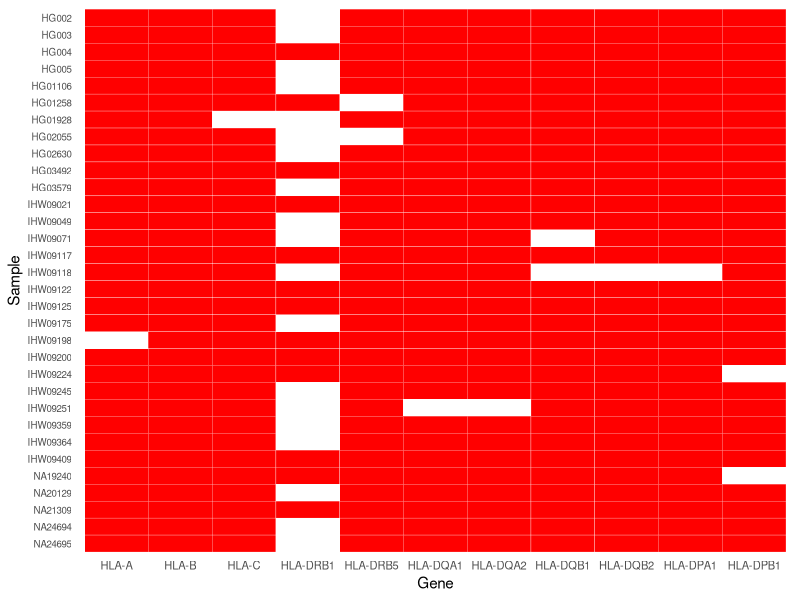
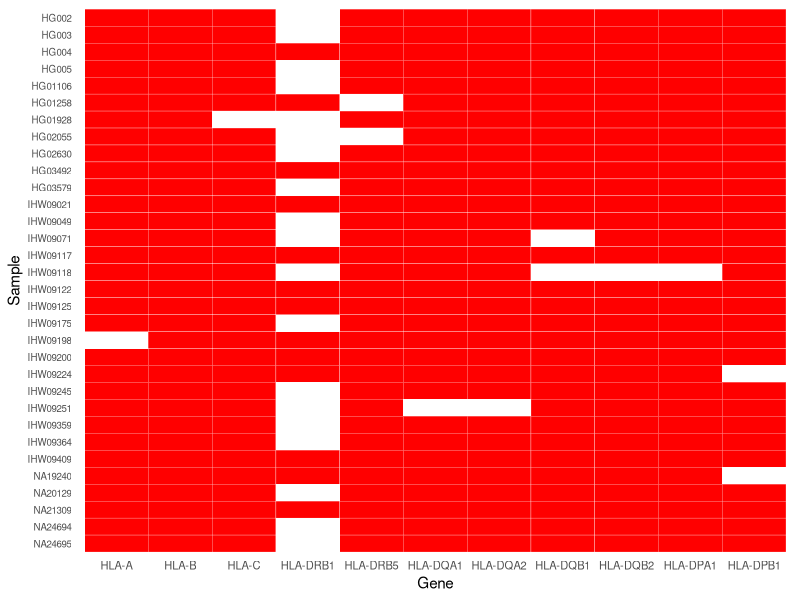
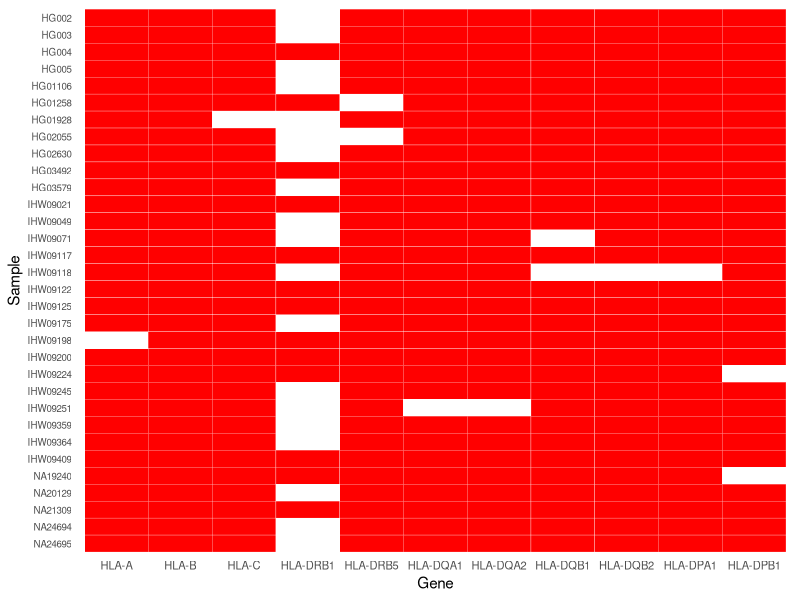

These charts were generated, in order, by the following R code:
library(tidyr)
library(ggplot2)
library(dplyr)

setwd("/Users/matt/Documents/GitHub/mhc/scripts/visualizations/phase_heat_map/")

# Load heatmap data
#data <- read.csv("phase_map_hiphase.csv", header = TRUE, stringsAsFactors = FALSE)
data <- read.csv("whatshap_phase_map.csv", header = TRUE, stringsAsFactors = FALSE)
colnames(data) <- gsub("\\.", "-", colnames(data))  # Replace dots with dashes

# Convert samples and genes into factors to preserve order
sample_order <- rev(data$sample)  # Reverse sample order
gene_order <- colnames(data)[-1]  # Keep gene order

df_long <- pivot_longer(
  data,
  cols = -sample,       
  names_to = "Gene",    
  values_to = "Value"   
)

df_long$sample <- factor(df_long$sample, levels = sample_order)
df_long$Gene <- factor(df_long$Gene, levels = gene_order)

# Load incomplete.csv and format labels
#incomplete <- read.csv("incomplete.csv", header = TRUE, stringsAsFactors = FALSE)
#incomplete$label <- paste0(incomplete$num_haploblocks, " (", incomplete$prop_phased, ")")

# Merge `incomplete.csv` with `df_long` while preserving order
#df_long <- df_long %>%
  #left_join(incomplete, by = c("sample", "Gene" = "gene")) %>%
  #mutate(label = ifelse(Value == 0, label, NA))  # Only label missing/0 tiles

# Ensure factor levels remain correct after merge
df_long$sample <- factor(df_long$sample, levels = sample_order)
df_long$Gene <- factor(df_long$Gene, levels = gene_order)

# Plot heatmap
figure <- ggplot(df_long, aes(x = Gene, y = sample, fill = Value)) +
  geom_tile(color = "white") +
  scale_fill_gradient(low = "white", high = "red", na.value = "white") +
  #geom_text(aes(label = label), size = 3, na.rm = TRUE) +  # Add text only to missing/0 tiles
  theme_minimal() +
  theme(
    axis.text.x = element_text(size = 8),
    axis.text.y = element_text(size = 7),
    axis.ticks = element_blank(),
    panel.grid = element_blank(),
    legend.position = "none"
  ) +
  labs(
    x = "Gene",
    y = "Sample"
  )

print(figure)

# Save the figure
ggsave(filename = "hiphase_heat_map.pdf", plot = figure)
ggsave(filename = "hiphase_heat_map.png", plot = figure)
#ggsave(filename = "whatshap_heat_map.pdf", plot = figure)
#ggsave(filename = "whatshap_heat_map.png", plot = figure)

# Load necessary library
library(dplyr)

# Example data (assuming 'data' is already loaded)
# Convert all non-sample columns to numeric if needed
data_numeric <- data %>% select(-sample)

# Count zeros per row
zero_counts <- rowSums(data_numeric == 0)

# Count occurrences
all_ones <- sum(zero_counts == 0)  # Samples with all 1s
one_zero <- sum(zero_counts == 1)  # Samples with exactly one zero
two_zeros <- sum(zero_counts == 2)  # Samples with exactly two zeros

# Print results
cat("Samples with all 1s:", all_ones, "\n")
cat("Samples with exactly one 0:", one_zero, "\n")
cat("Samples with exactly two 0s:", two_zeros, "\n")
